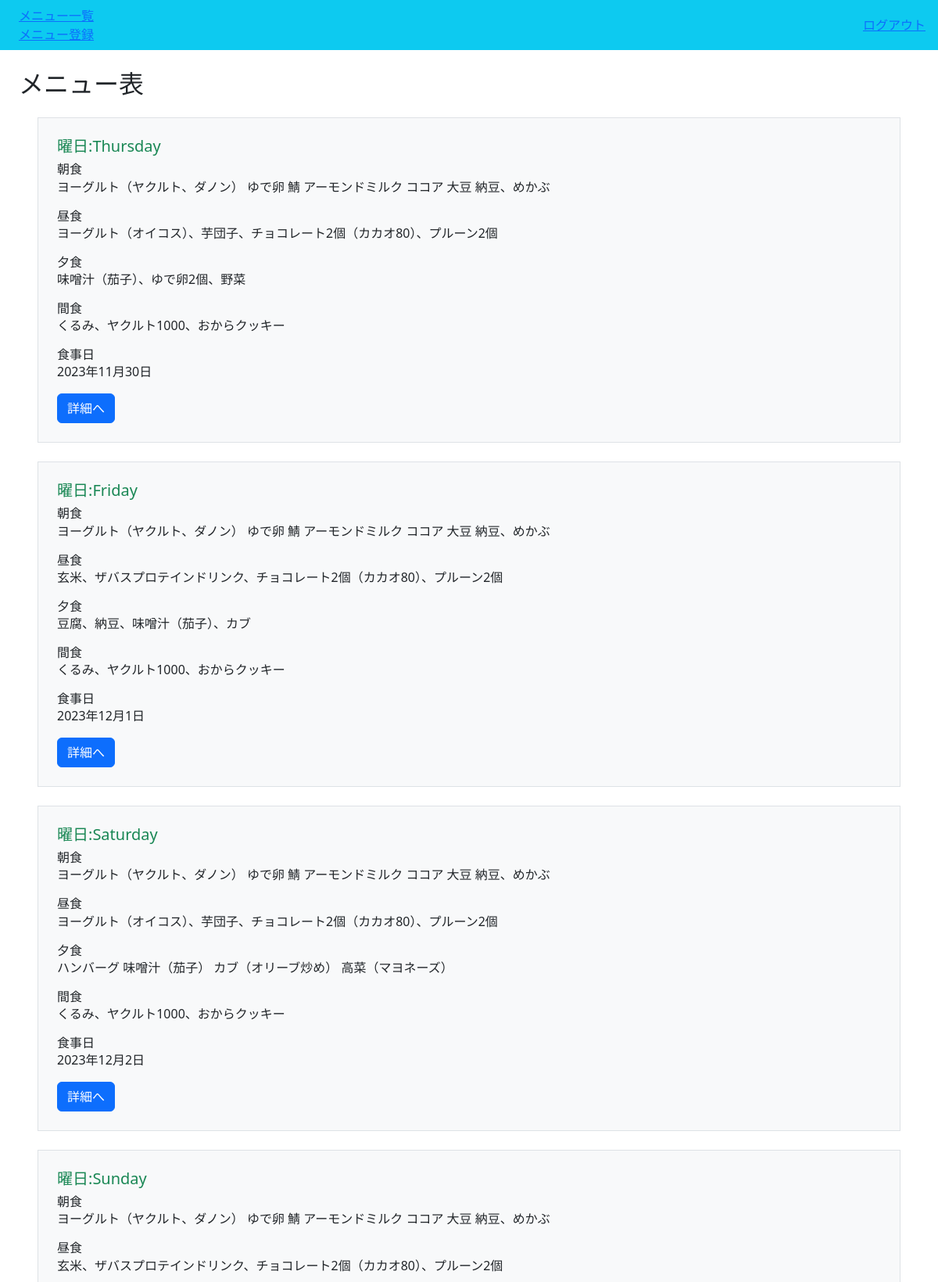
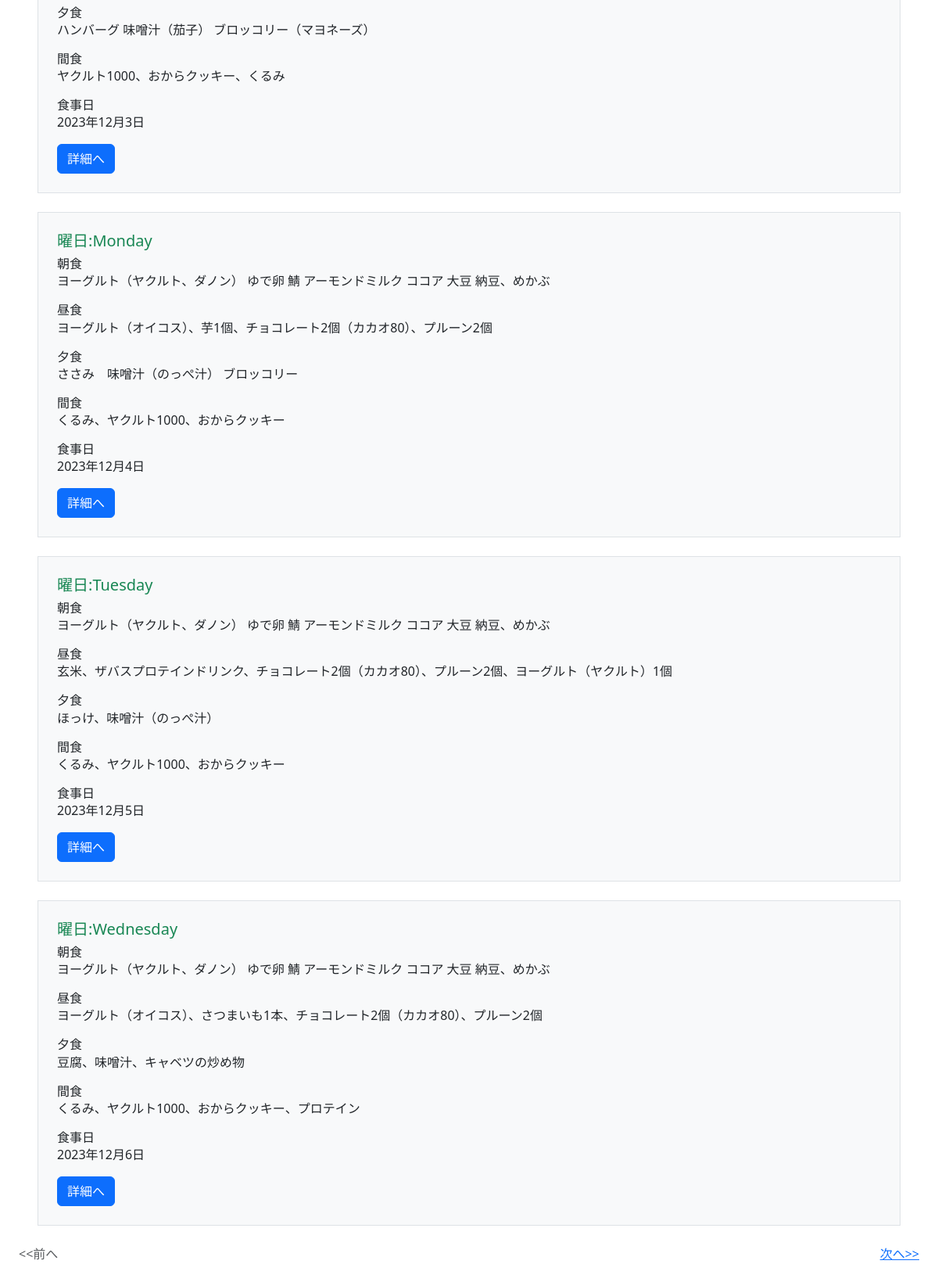
/kondate/ (signed in), run on the app's committed database (2 pictures, top to bottom).
### kondate/models.py (models this page shows, shortened)
class Kondate(models.Model):
    category = models.CharField(
        max_length=30,
        choices = CATEGORY
    )
    breakfast = models.TextField("朝食", blank=True)
    lunch = models.TextField("昼食", blank=True)
    dinner = models.TextField("夕食", blank=True)
    snacking = models.TextField("間食", blank=True)
    eatday = models.DateField("食事日",default=timezone.now)
    created = models.DateTimeField("記録日時",default=timezone.now)
    user = models.ForeignKey('auth.User', on_delete=models.CASCADE)
    class Meta:
        ordering = ["eatday"]

### kondate/views.py (the view)
# urls.py: path('kondate/', views.KondateList.as_view(), name='list-kondate'),
class KondateList(LoginRequiredMixin, ListView):
    model = Kondate
    template_name = 'kondate/kondate_list.html'
    paginate_by = ITEM_PER_PAGE

### kondate/templates/kondate/kondate_list.html (shortened to what this page needs)
{% extends 'base.html' %}
{% block h2 %}メニュー表{% endblock %}
{% block content %}
    {% for item in object_list %}
    <div class="p-4 m-4 bg-light border border-primary-rgb rouded">
        <h5 class="text-success">曜日:{{ item.category }}</h5>
        <div class="card-body">
            <h6 class="card-title">朝食</h6>
            <p class="card-text">{{ item.breakfast }}</p>
            <h6 class="card-title">昼食</h6>
            <p class="card-text">{{ item.lunch }}</p>
            <h6 class="card-title">夕食</h6>
            <p class="card-text">{{ item.dinner }}</p>
            <h6 class="card-title">間食</h6>
            <p class="card-text">{{ item.snacking }}</p>
            <h6 class="card-title">食事日</h6>
            <p class="card-text">{{ item.eatday }}</p>
                <a href="{% url 'detail-kondate' item.pk %}" class="btn btn-primary">詳細へ</a>
        </div>
    </div>
    {% endfor %}
    {% include 'kondate/components/pagination.html' %}
{% endblock content %}

### templates/base.html (shortened to what this page needs)
<!doctype html>
<html lang="ja">
    <head>
        <link href="https://cdn.jsdelivr.net/npm/bootstrap@5.3.0/dist/css/bootstrap.min.css" rel="stylesheet">
    </head>
    <body>
        <nav class="navbar navbar-dark sticky-top bg-info">
            <div class="navbar-nav d-flex d-flex row">
                <a class="navbar-link mx-4 " href="{% url 'list-kondate' %}">メニュー一覧</a>
                <a class="navbar-link mx-4" href="{% url 'create-kondate' %}">メニュー登録</a>
            </div>
            <div class="navbar-nav d-flex d-flex row">
                {% if request.user.is_authenticated %}
                    <a class="navbar-link mx-3" href="{% url 'accounts:logout' %}">ログアウト</a>
                {% else %}
                    <a class="navbar-link mx-3" href="{% url 'accounts:login' %}">ログイン</a>
                    <a class="navbar-link mx-3" href="{% url 'accounts:signup' %}">会員登録</a>
                {% endif %}
            </div>
        </nav>
        <div class="p-4">
            <h2>{% block h2 %}{% endblock %} </h2>
            {% block content %}{% endblock content %}
        </div>
    </body>
</html>

### kondate/templates/kondate/components/pagination.html
{% if page_obj.has_other_pages %}
    <ul class="list-unstyled m-0 d-flex justify-content-between">
        {% if page_obj.has_previous %}
            <li><a href="?page={{ page_obj.previous_page_number }}">&lt;&lt;前へ</a></li>
        {% else %}
            <li class="text-muted">&lt;&lt;前へ</li>
        {% endif %}
        {% if page_obj.has_next %}
            <li><a href="?page={{ page_obj.next_page_number }}">次へ&gt;&gt;</a></li>
        {% else %}
            <li class="text-muted">次へ&gt;&gt;</li>
        {% endif %}
    </ul>
{% endif %}

### data on the page
Kondate: category "Thursday", breakfast "ヨーグルト（ヤクルト、ダノン） ゆで卵 鯖 アーモンドミルク ココア 大豆 納豆、めかぶ", lunch "ヨーグルト（オイコス）、芋団子、チョコレート2個（カカオ80）、プルーン2個", dinner "味噌汁（茄子）、ゆで卵2個、野菜", snacking "くるみ、ヤクルト1000、おからクッキー", eatday "2023年11月30日"
Kondate: category "Friday", breakfast "ヨーグルト（ヤクルト、ダノン） ゆで卵 鯖 アーモンドミルク ココア 大豆 納豆、めかぶ", lunch "玄米、ザバスプロテインドリンク、チョコレート2個（カカオ80）、プルーン2個", dinner "豆腐、納豆、味噌汁（茄子）、カブ", snacking "くるみ、ヤクルト1000、おからクッキー", eatday "2023年12月1日"
Kondate: category "Saturday", breakfast "ヨーグルト（ヤクルト、ダノン） ゆで卵 鯖 アーモンドミルク ココア 大豆 納豆、めかぶ", lunch "ヨーグルト（オイコス）、芋団子、チョコレート2個（カカオ80）、プルーン2個", dinner "ハンバーグ 味噌汁（茄子） カブ（オリーブ炒め） 高菜（マヨネーズ）", snacking "くるみ、ヤクルト1000、おからクッキー", eatday "2023年12月2日"
Kondate: category "Sunday", breakfast "ヨーグルト（ヤクルト、ダノン） ゆで卵 鯖 アーモンドミルク ココア 大豆 納豆、めかぶ", lunch "玄米、ザバスプロテインドリンク、チョコレート2個（カカオ80）、プルーン2個", dinner "ハンバーグ 味噌汁（茄子） ブロッコリー（マヨネーズ）", snacking "ヤクルト1000、おからクッキー、くるみ", eatday "2023年12月3日"
Kondate: category "Monday", breakfast "ヨーグルト（ヤクルト、ダノン） ゆで卵 鯖 アーモンドミルク ココア 大豆 納豆、めかぶ", lunch "ヨーグルト（オイコス）、芋1個、チョコレート2個（カカオ80）、プルーン2個", dinner "ささみ 味噌汁（のっぺ汁） ブロッコリー", snacking "くるみ、ヤクルト1000、おからクッキー", eatday "2023年12月4日"
Kondate: category "Tuesday", breakfast "ヨーグルト（ヤクルト、ダノン） ゆで卵 鯖 アーモンドミルク ココア 大豆 納豆、めかぶ", lunch "玄米、ザバスプロテインドリンク、チョコレート2個（カカオ80）、プルーン2個、ヨーグルト（ヤクルト）1個", dinner "ほっけ、味噌汁（のっぺ汁）", snacking "くるみ、ヤクルト1000、おからクッキー", eatday "2023年12月5日"
Kondate: category "Wednesday", breakfast "ヨーグルト（ヤクルト、ダノン） ゆで卵 鯖 アーモンドミルク ココア 大豆 納豆、めかぶ", lunch "ヨーグルト（オイコス）、さつまいも1本、チョコレート2個（カカオ80）、プルーン2個", dinner "豆腐、味噌汁、キャベツの炒め物", snacking "くるみ、ヤクルト1000、おからクッキー、プロテイン", eatday "2023年12月6日"
